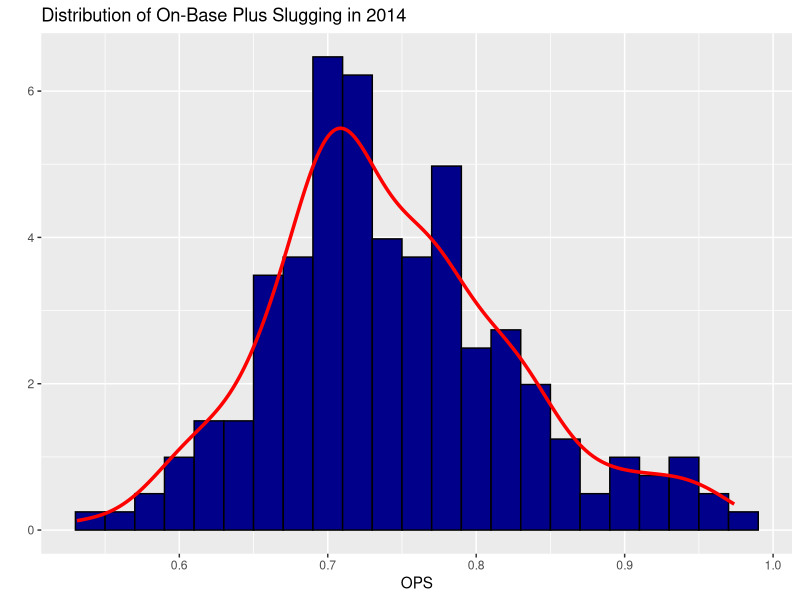

Source code (R):
## ---- chunk 1
# Reading the data
setwd("/home/hduser/Sabermetrics")
OPS_2014 <- read.csv("PA.csv")
# Summary statistics of the metrics (PA, OBP, SLG, OPS)
summary(OPS_2014[, !names(OPS_2014) %in% c("yearID", "playerID", "teamID")])
# Create a dataframe of statistics using the which function to exclude playerID, yearID and teamID
OPS_2014_Stats <- OPS_2014[,-which(names(OPS_2014) %in% c("playerID", "yearID", "teamID"))]
# Check the new data frame 
head(OPS_2014_Stats)
# Again check the summary statistics
summary(OPS_2014_Stats)

# Yet a different way to keep the Sabermetric Statistics using the subset function
OPS_2014_Statistics <- subset(OPS_2014, select = c("PA", "OBP", "SLG", "OPS"))
head(OPS_2014_Statistics)
## ---- chunk 2
library(ggplot2)
p <- ggplot(data=OPS_2014_Stats, aes(OPS))
p + geom_histogram(aes(y = ..density..), binwidth=0.02, fill="darkblue", colour="black") + 
  geom_density(colour="red", lwd=1.2) +
  ylab(" ") +
  ggtitle("Distribution of On-Base Plus Slugging in 2014")
